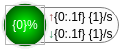
<?xml version="1.0" encoding="UTF-8"?>
<ui version="4.0">
 <class>center</class>
 <widget class="QWidget" name="center">
  <property name="geometry">
   <rect>
    <x>0</x>
    <y>0</y>
    <width>120</width>
    <height>50</height>
   </rect>
  </property>
  <property name="minimumSize">
   <size>
    <width>120</width>
    <height>50</height>
   </size>
  </property>
  <property name="maximumSize">
   <size>
    <width>120</width>
    <height>50</height>
   </size>
  </property>
  <property name="cursor">
   <cursorShape>PointingHandCursor</cursorShape>
  </property>
  <property name="windowTitle">
   <string>Form</string>
  </property>
  <property name="toolTip">
   <string>行動是治癒恐懼的良藥，而猶豫、拖延將不斷滋養恐懼</string>
  </property>
  <property name="styleSheet">
   <string notr="true">QWidget#center{
background-color: rgba(255, 255, 255, 0);
border-image: url(:/icons/360_shadow_normal.png);
}</string>
  </property>
  <widget class="QLabel" name="memUse">
   <property name="geometry">
    <rect>
     <x>0</x>
     <y>0</y>
     <width>50</width>
     <height>50</height>
    </rect>
   </property>
   <property name="minimumSize">
    <size>
     <width>50</width>
     <height>50</height>
    </size>
   </property>
   <property name="maximumSize">
    <size>
     <width>50</width>
     <height>50</height>
    </size>
   </property>
   <property name="styleSheet">
    <string notr="true">background-color: transparent;
font: 11pt &quot;Microsoft YaHei UI&quot;;
color: rgb(255, 255, 255);</string>
   </property>
   <property name="text">
    <string>{0}%</string>
   </property>
   <property name="alignment">
    <set>Qt::AlignCenter</set>
   </property>
  </widget>
  <widget class="QFrame" name="frame">
   <property name="geometry">
    <rect>
     <x>2</x>
     <y>7</y>
     <width>117</width>
     <height>36</height>
    </rect>
   </property>
   <property name="minimumSize">
    <size>
     <width>117</width>
     <height>36</height>
    </size>
   </property>
   <property name="maximumSize">
    <size>
     <width>117</width>
     <height>36</height>
    </size>
   </property>
   <property name="styleSheet">
    <string notr="true">QFrame#frame{
background-color: #FCFCFC;
border: 1px solid gray;
border-radius: 18px;
}</string>
   </property>
   <property name="frameShape">
    <enum>QFrame::StyledPanel</enum>
   </property>
   <property name="frameShadow">
    <enum>QFrame::Raised</enum>
   </property>
   <layout class="QHBoxLayout" name="horizontalLayout_2">
    <property name="spacing">
     <number>0</number>
    </property>
    <property name="leftMargin">
     <number>0</number>
    </property>
    <property name="topMargin">
     <number>0</number>
    </property>
    <property name="rightMargin">
     <number>0</number>
    </property>
    <property name="bottomMargin">
     <number>0</number>
    </property>
    <item>
     <spacer name="horizontalSpacer">
      <property name="orientation">
       <enum>Qt::Horizontal</enum>
      </property>
      <property name="sizeType">
       <enum>QSizePolicy::Minimum</enum>
      </property>
      <property name="sizeHint" stdset="0">
       <size>
        <width>45</width>
        <height>20</height>
       </size>
      </property>
     </spacer>
    </item>
    <item>
     <layout class="QVBoxLayout" name="verticalLayout_2">
      <item>
       <widget class="QLabel" name="label_2">
        <property name="styleSheet">
         <string notr="true">color: rgb(152, 79, 78);
font: 7pt &quot;黑体&quot;;</string>
        </property>
        <property name="text">
         <string>↑</string>
        </property>
       </widget>
      </item>
      <item>
       <widget class="QLabel" name="label">
        <property name="styleSheet">
         <string notr="true">color: rgb(45, 130, 85);
font: 7pt &quot;黑体&quot;;</string>
        </property>
        <property name="text">
         <string>↓</string>
        </property>
       </widget>
      </item>
     </layout>
    </item>
    <item>
     <layout class="QVBoxLayout" name="verticalLayout">
      <property name="spacing">
       <number>0</number>
      </property>
      <item>
       <widget class="QLabel" name="netUp">
        <property name="styleSheet">
         <string notr="true">font: 7pt &quot;Microsoft YaHei UI&quot;;
</string>
        </property>
        <property name="text">
         <string>{0:.1f} {1}/s</string>
        </property>
       </widget>
      </item>
      <item>
       <widget class="QLabel" name="netDown">
        <property name="styleSheet">
         <string notr="true">font: 7pt &quot;Microsoft YaHei UI&quot;;</string>
        </property>
        <property name="text">
         <string>{0:.1f} {1}/s</string>
        </property>
       </widget>
      </item>
     </layout>
    </item>
    <item>
     <spacer name="horizontalSpacer_2">
      <property name="orientation">
       <enum>Qt::Horizontal</enum>
      </property>
      <property name="sizeHint" stdset="0">
       <size>
        <width>40</width>
        <height>20</height>
       </size>
      </property>
     </spacer>
    </item>
   </layout>
  </widget>
  <widget class="QFrame" name="memColorFrame">
   <property name="geometry">
    <rect>
     <x>5</x>
     <y>5</y>
     <width>40</width>
     <height>40</height>
    </rect>
   </property>
   <property name="styleSheet">
    <string notr="true">background-color: qlineargradient(spread:pad, x1:0.5, y1:0, x2:0.5, y2:1, stop:0 #07764c, stop:{2:.2f} #4c9b24, stop:{3:.2f} #51c55f, stop:1 #51c55f);
border-radius: 20px;</string>
   </property>
   <property name="frameShape">
    <enum>QFrame::StyledPanel</enum>
   </property>
   <property name="frameShadow">
    <enum>QFrame::Raised</enum>
   </property>
  </widget>
  <widget class="QFrame" name="frame_2">
   <property name="geometry">
    <rect>
     <x>1</x>
     <y>1</y>
     <width>48</width>
     <height>48</height>
    </rect>
   </property>
   <property name="maximumSize">
    <size>
     <width>50</width>
     <height>50</height>
    </size>
   </property>
   <property name="styleSheet">
    <string notr="true">background-color: qradialgradient(spread:pad, cx:0.5, cy:0.5, radius:0.5, fx:0.5, fy:0.5, stop:0 rgba(0, 255, 0, 255), stop:0.87 rgba(0, 100, 0, 255), stop:0.90 #eeeeee, stop:0.99 #99eeeeee, stop:1 #00ffffff);
border-radius: 25px;</string>
   </property>
   <property name="frameShape">
    <enum>QFrame::StyledPanel</enum>
   </property>
   <property name="frameShadow">
    <enum>QFrame::Raised</enum>
   </property>
  </widget>
  <zorder>frame</zorder>
  <zorder>frame_2</zorder>
  <zorder>memColorFrame</zorder>
  <zorder>memUse</zorder>
 </widget>
 <resources/>
 <connections/>
</ui>
